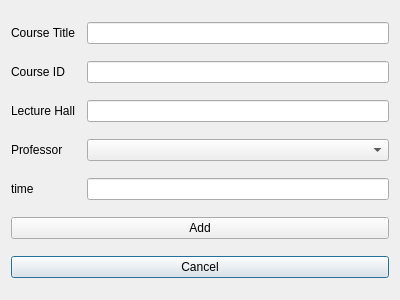
<?xml version="1.0" encoding="UTF-8"?>
<ui version="4.0">
 <class>Add_course_menu</class>
 <widget class="QDialog" name="Add_course_menu">
  <property name="geometry">
   <rect>
    <x>0</x>
    <y>0</y>
    <width>400</width>
    <height>300</height>
   </rect>
  </property>
  <property name="windowTitle">
   <string>Dialog</string>
  </property>
  <layout class="QGridLayout" name="gridLayout">
   <item row="10" column="0" colspan="3">
    <widget class="QPushButton" name="btn_cancel">
     <property name="text">
      <string>Cancel</string>
     </property>
    </widget>
   </item>
   <item row="5" column="0">
    <widget class="QLabel" name="lbl_hall">
     <property name="text">
      <string>Lecture Hall</string>
     </property>
    </widget>
   </item>
   <item row="1" column="0">
    <widget class="QLabel" name="lbl_id">
     <property name="text">
      <string>Course ID</string>
     </property>
    </widget>
   </item>
   <item row="5" column="2">
    <widget class="QLineEdit" name="txt_hall"/>
   </item>
   <item row="7" column="2">
    <widget class="QLineEdit" name="txt_time"/>
   </item>
   <item row="0" column="2">
    <widget class="QLineEdit" name="txt_title"/>
   </item>
   <item row="0" column="0">
    <widget class="QLabel" name="lbl_title">
     <property name="text">
      <string>Course Title</string>
     </property>
    </widget>
   </item>
   <item row="1" column="2">
    <widget class="QLineEdit" name="txt_id"/>
   </item>
   <item row="7" column="0">
    <widget class="QLabel" name="lbl_time">
     <property name="text">
      <string>time</string>
     </property>
    </widget>
   </item>
   <item row="9" column="0" colspan="3">
    <widget class="QPushButton" name="btn_add">
     <property name="text">
      <string>Add</string>
     </property>
    </widget>
   </item>
   <item row="6" column="0">
    <widget class="QLabel" name="lbl_prof">
     <property name="text">
      <string>Professor</string>
     </property>
    </widget>
   </item>
   <item row="6" column="2">
    <widget class="QComboBox" name="combo_prof"/>
   </item>
  </layout>
 </widget>
 <tabstops>
  <tabstop>txt_title</tabstop>
  <tabstop>txt_id</tabstop>
  <tabstop>txt_hall</tabstop>
  <tabstop>txt_time</tabstop>
  <tabstop>btn_add</tabstop>
  <tabstop>btn_cancel</tabstop>
 </tabstops>
 <resources/>
 <connections/>
</ui>
